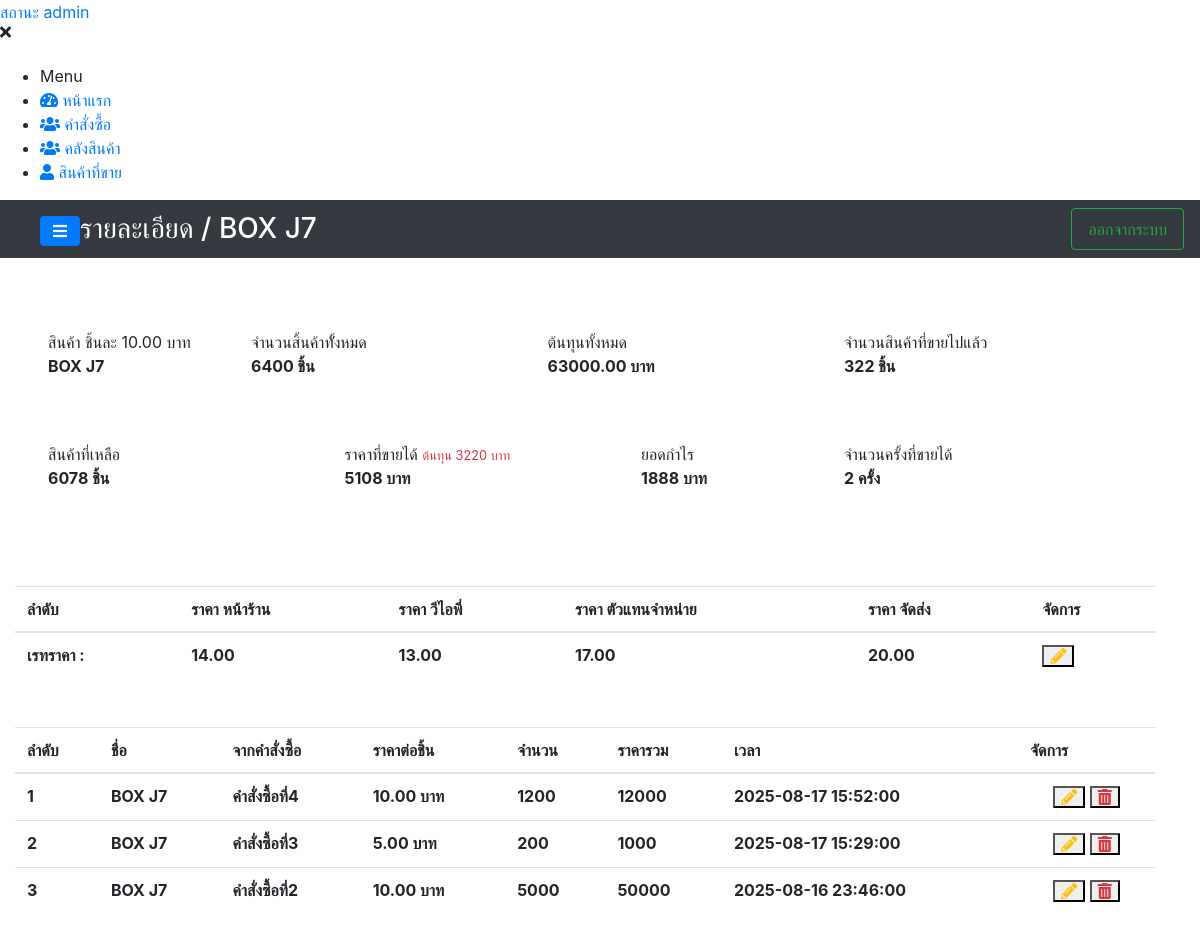
The app's page /system/details/detail_stock.php?product_name=BOX J7 (signed in) with its own data.
### tables this page shows
CREATE TABLE `rate_price` (
  `rate_id` int(11) NOT NULL,
  `product_name` varchar(200) NOT NULL,
  `id_adder` int(11) NOT NULL,
  `price_custommer_vip` decimal(10,2) NOT NULL,
  `price_customer_frontstore` decimal(10,2) NOT NULL,
  `price_customer_deliver` decimal(10,2) NOT NULL,
  `price_customer_dealer` decimal(10,2) NOT NULL,
  `create_at` datetime NOT NULL
);

CREATE TABLE `stock_product` (
  `product_id` int(11) NOT NULL,
  `product_name` varchar(200) NOT NULL,
  `product_count` int(11) NOT NULL,
  `product_price` decimal(10,2) NOT NULL,
  `expenses` decimal(10,2) NOT NULL,
  `id_adder` int(11) NOT NULL,
  `id_order` int(11) NOT NULL,
  `create_at` datetime NOT NULL
);

CREATE TABLE `order_box` (
  `order_id` int(11) NOT NULL,
  `order_name` varchar(300) NOT NULL,
  `slip_order` varchar(200) NOT NULL,
  `totalcost_order` int(11) NOT NULL,
  `count_order` int(11) NOT NULL,
  `id_adder` int(11) NOT NULL,
  `date_time_order` datetime NOT NULL,
  `create_at` datetime NOT NULL
);

### components/component.php (the view, shortened to what this page needs)
<?php
function navigationOfiicer($path = ""){
    $list = "
        <nav id=\"sidebar\" class=\"sidebar-wrapper\">
            <div class=\"sidebar-content\">
                <div class=\"sidebar-brand\">
                    <a href=\"#\" class=\"text-primary\">สถานะ admin</a>
                    <div id=\"close-sidebar\">
                        <i class=\"fas fa-times\"></i>
                    </div>
                </div>
                <div class=\"sidebar-menu mt-4\">
                    <ul>
                        <li class=\"header-menu\">
                            <span>Menu</span>
                        </li>
                        <li>
                          <a href=\"{$path}index.php\">
                              <i class=\"fa fa-tachometer-alt\"></i>
                              <span>หน้าแรก</span>
                          </a>
                        </li>
                        <li>
                          <a href=\"{$path}orders.php\">
                              <i class=\"fas fa-users\"></i>
                              <span>คำสั่งซื้อ</span>
                          </a>
                        </li>
                        <li>
                          <a href=\"{$path}stock.php\">
                              <i class=\"fas fa-users\"></i>
                              <span>คลังสินค้า</span>
                          </a>
                        </li>
                        <li>
                          <a href=\"{$path}ordersell.php\">
                            <i class=\"fas fa-user\"></i>
                              <span>สินค้าที่ขาย</span>
                          </a>
                        </li>
                    </ul>
                </div>
            </div>
        </nav>
    ";
    echo $list;
}
function navbar($logo, $path=""){
    $navList = "
        <nav class=\"navbar navbar-tp navbar-expand-md navbar-dark bg-dark row\">
          <div class=\"container-fluid ml-4\">
              <a id=\"show-sidebar\" class=\"btn btn-primary mt-1\" href=\"#\">
                  <i class=\"fas fa-bars\"></i>
              </a>
              <p class=\"h3 mb-0 text-white text-uppercase d-none d-lg-inline-block font-thi\">$logo</p>
              <div class=\"ml-auto\">
                  <a class=\"nav-link btn btn-outline-success\" href=\"{$path}logout.php\">
                    <i class=\"now-ui-icons ui-1_settings-gear-63\"></i>
                    ออกจากระบบ
                  </a>
              </div>
          </div>
        </nav>
    ";
    echo $navList;
}
function tableDetailStock($number, $product_id,$productname,$productcount,$productprice, $ordername, $datetime_order){
    $toal_all = $productprice * $productcount;
    $list_stock = "
        <form>
            <tr>
              <td class=\"font-weight-bold\">$number</td>
              <td class=\"font-weight-bold\">$productname</td>
              <td class=\"font-weight-bold\">$ordername</td>
              <td class=\"font-weight-bold\">$productprice บาท</td>
              <td class=\"font-weight-bold\">$productcount</td>
              <td class=\"font-weight-bold\">$toal_all</td>
              <td class=\"font-weight-bold\">$datetime_order</td>
              <td class='text-center'>
                <div class=\"table-data-feature text-center\" >
                    <button type=\"button\" id=\"update_order\" data-target=\"#modalFormUpdateOrder\" data-toggle=\"modal\"
                       class=\"item\" data-id=\"$product_id\" data-productname=\"$productname\" data-ordername=\"$ordername\"
                       data-productprice=\"$productprice\" data-productcount=\"$productcount\"
                    >
                        <i class=\"fas fa-pencil-alt text-warning\"></i>
                    </button>
                    <button type=\"button\" class=\"item\" id=\"falseTrashBtnProject\" data-id=\"$product_id\">
                      <i class=\"fas fa-trash-alt text-danger\"></i>
                    </button>
                </div>
              </td>
            </tr>
        </form>
    ";
    echo $list_stock;
}
function detailStock($productname,$total_count,$total_price,$product_price, $count_sell, $income_price, $number_of_timessold){
    $remaining_products = $total_count - $count_sell;
    $cost_price = $product_price * $count_sell;
    $total_profit = $income_price - $cost_price;
    $detail = "
        <div class=\"rounded row mt-4 p-4\">
           <div class=\"col-lg-2 col-md-3 col-sm-6 col-12 m-2 p-3 bg-white info-box rounded info-box rounded\">
            <span>สินค้า ชิ้นละ $product_price บาท</span>
            <p class=\"font-weight-bold res_text\"> $productname </p>
          </div>
          <div class=\"col-lg-3 col-md-4 col-sm-6 col-12 m-2 p-3 bg-white info-box rounded\">
            <span>จำนวนสิ้นค้าทัั้งหมด</span>
                <p class=\"font-weight-bold res_text\"> $total_count ชิ้น</p>
          </div>
          <div class=\"col-lg-3 col-md-4 col-sm-6 col-12 m-2 p-3 bg-white info-box rounded\">
            <span>ต้นทุนทั้งหมด</span>
            <p class=\"font-weight-bold res_text\"> $total_price  บาท</p>
          </div>
          <div class=\"col-lg-3 col-md-4 col-sm-6 col-12 m-2 p-3 bg-white info-box rounded\">
                <span>จำนวนสินค้าที่ขายไปแล้ว</span>
                <p class=\"font-weight-bold res_text\"> $count_sell  ชิ้น</p>
          </div>
          <div class=\"col-lg-3 col-md-4 col-sm-6 col-12 m-2 p-3 bg-white info-box rounded\">
                <span>สินค้าที่เหลือ</span>
                <p class=\"font-weight-bold res_text\"> $remaining_products  ชิ้น</p>
          </div>
          <div class=\"col-lg-3 col-md-4 col-sm-6 col-12 m-2 p-3 bg-white info-box rounded\">
            <span>ราคาที่ขายได้</span>
            <small class=\"text-danger\">ต้นทุน $cost_price บาท</small>
           <p class=\"font-weight-bold res_text\"> $income_price บาท</p>
          </div>
          <div class=\"col-lg-2 col-md-3 col-sm-6 col-12 m-2 p-3 bg-white info-box rounded\">
                <span>ยอดกำไร</span>
                <p class=\"font-weight-bold res_text\">$total_profit  บาท</p>
          </div>
          <div class=\"col-lg-3 col-md-4 col-sm-6 col-12 m-2 p-3 bg-white info-box rounded\">
            <span>จำนวนครั้งที่ขายได้</span>
            <p class=\"font-weight-bold res_text\"> $number_of_timessold ครั้ง</p>
          </div>
        </div>
    ";
    echo $detail;
}
function listRatePrice($rate_id="",$rate_storefront_price="",$rate_vip_price="",$rate_dealer_price="ยังไม่ได้กำหนด",$rate_delivery_price="",$product_name, $price_product){
    function status($id){
        if($id){
            return "<i class=\"fas fa-pencil-alt text-warning\"></i>";
        }else{
            return "<i class=\"fas fa-plus text-success\"></i>";
        }
    }
    $list = "
        <form>
            <tr>
                <td class=\"font-weight-bold\">เรทราคา : </td>
                <td class=\"font-weight-bold\">$rate_storefront_price</td>
                <td class=\"font-weight-bold\">$rate_vip_price</td>
                <td class=\"font-weight-bold\">$rate_dealer_price</td>
                <td class=\"font-weight-bold\">$rate_delivery_price</td>
                <td>
                    <div class=\"table-data-feature\" >
                        <button type=\"button\" id=\"set_rate_price\" data-target=\"#modalFormUpdateRate\" data-toggle=\"modal\"
                           class=\"item\" data-id=\"$rate_id\" data-product=\"$product_name\" data-storefront=\"$rate_storefront_price\" data-vip=\"$rate_vip_price\"
                           data-dealers=\"$rate_dealer_price\" data-delivery=\"$rate_delivery_price\" data-productprice=\"$price_product\"
                        >
                            ".status($rate_id)."
                        </button>
                    </div>
                </td>
            </tr>
        </form>
    ";
    echo $list;
}
?>

### system/details/detail_stock.php (shortened to what this page needs)
<?php
include_once("../../backend/config.php");
include_once("../../link/link-2.php");
include_once("../../components/component.php");
$product_name = $_GET['product_name'];
?>
<!DOCTYPE html>
<html lang="en">
<head>
    <link rel="stylesheet" href="https://cdnjs.cloudflare.com/ajax/libs/uikit/3.0.0-beta.20/css/uikit.css">
    <link rel="stylesheet" href="../../assets/scripts/module/jquery.Thailand.js/jquery.Thailand.js/dist/jquery.Thailand.min.css">
    <link rel="stylesheet" href="../../assets/scss/navigationTrue-a-j.scss">
    <link rel="stylesheet" href="../../assets/scss/revenue.scss">
    <link rel="stylesheet" href="../../assets/scss/index.u.scss">
</head>
<body>
  <div class="page-wrapper chiller-theme toggled">
      <?php  navigationOfiicer("../"); ?>
       <main class="page-content mt-0">
      <?php navbar("รายละเอียด / ".$product_name."", "../"); ?>
      <div class="container-fluid row">
          <div class="col-md-12">
            <?php
              $sql = "SELECT product_name, product_price,
               COUNT(*) total,SUM(product_count * product_price) AS resutl_price, SUM(product_count) AS total_count FROM stock_product WHERE product_name='$product_name' GROUP BY product_name";
               $selectStockProduct = mysqli_query($conn,$sql) or die(mysqli_error($conn));
               $acc_fetch = mysqli_fetch_assoc($selectStockProduct);
              $sql_sell = "SELECT productname,COUNT(*) AS counts, SUM(tatol_product) AS total_products, SUM(price_to_pay) AS prices FROM list_productsell WHERE productname='$product_name' GROUP BY productname";
              $quer_sell = mysqli_query($conn,$sql_sell) or die(mysqli_error($conn));
              $acc_sell = mysqli_fetch_assoc($quer_sell);
               detailStock($acc_fetch['product_name'],$acc_fetch['total_count'], $acc_fetch['resutl_price'],$acc_fetch['product_price'], $acc_sell['total_products'] ?? 0,$acc_sell['prices'] ?? 0,$acc_sell['counts'] ?? 0);
            ?>
          </div>
          <div class="col-md-12 mt-4">
                <div class="table-responsive table-responsive-data2 mt-2">
                  <table class="table table-data2 mydataTablePatron">
                    <thead>
                       <tr>
                          <th class="font-weight-bold">ลำดับ</th>
                          <th class="font-weight-bold">ราคา หน้าร้าน</th>
                          <th class="font-weight-bold">ราคา วีไอพี่</th>
                          <th class="font-weight-bold">ราคา ตัวแทนจำหน่าย</th>
                          <th class="font-weight-bold">ราคา จัดส่ง</th>
                          <th class="font-weight-bold">จัดการ</th>
                       </tr>
                    </thead>
                    <tbody>
                      <?php
                          $sql = "SELECT * FROM rate_price WHERE product_name='$product_name'";
                          $query = mysqli_query($conn,$sql) or die(mysqli_error($conn));
                          $rate_acc_fetch = mysqli_fetch_assoc($query);
                          if($rate_acc_fetch){
                            listRatePrice(
                              $rate_acc_fetch['rate_id'],$rate_acc_fetch['price_customer_frontstore'],$rate_acc_fetch['price_custommer_vip'],
                              $rate_acc_fetch['price_customer_dealer'],$rate_acc_fetch['price_customer_deliver'],$product_name,$acc_fetch['product_price']
                            );
                          }else{
                            listRatePrice("","","","","",$product_name,$acc_fetch['product_price']);
                          }
                      ?>
                    </tbody>
                  </table>
                </div>
          </div>
          <div class="col-md-12 mt-4">
            <div class="table-responsive table-responsive-data2 mt-2">
                  <table class="table table-data2 mydataTablePatron">
                      <thead>
                          <tr>
                              <th>ลำดับ</th>
                              <th>ชื่อ</th>
                              <th>จากคำสั่งซื้อ</th>
                              <th>ราคาต่อชิ้น</th>
                              <th>จำนวน</th>
                              <th>ราคารวม</th>
                              <th>เวลา</th>
                              <th>จัดการ</th>
                          </tr>
                      </thead>
                      <tbody>
                          <?php
                              $get_sql = "SELECT * FROM stock_product LEFT JOIN order_box ON order_box.order_id = stock_product.id_order WHERE stock_product.product_name='$product_name' ORDER BY stock_product.create_at DESC";
                               $get_datastock = mysqli_query($conn, $get_sql) or die(mysqli_error($conn));
                                foreach($get_datastock as $key => $res){
                                    tableDetailStock(
                                        ($key+1), $res['product_id'], $res['product_name'],$res['product_count'],$res['product_price'],
                                        $res['order_name'],$res['date_time_order']
                                      );
                                }
                          ?>
                      </tbody>
                  </table>
            </div>
          </div>
      </div>
    </main>
  </div>
</body>
</html>

### records on screen
rate_price: price_customer_frontstore "14.00", price_custommer_vip "13.00", price_customer_dealer "17.00", price_customer_deliver "20.00"
stock_product: number "1", product_name "BOX J7", order_box.order_name "คำสั่งซื้อที่4", product_price "10.00", product_count "1200", toal_all "12000", order_box.date_time_order "2025-08-17 15:52:00"
stock_product: number "2", product_name "BOX J7", order_box.order_name "คำสั่งซื้อที่3", product_price "5.00", product_count "200", toal_all "1000", order_box.date_time_order "2025-08-17 15:29:00"
stock_product: number "3", product_name "BOX J7", order_box.order_name "คำสั่งซื้อที่2", product_price "10.00", product_count "5000", toal_all "50000", order_box.date_time_order "2025-08-16 23:46:00"

### other values on screen
$logo "รายละเอียด / BOX J7"
$product_price "10.00"
$productname "BOX J7"
$total_count "6400"
$total_price "63000.00"
$count_sell "322"
$remaining_products "6078"
$cost_price "3220"
$income_price "5108"
$total_profit "1888"
$number_of_timessold "2"
